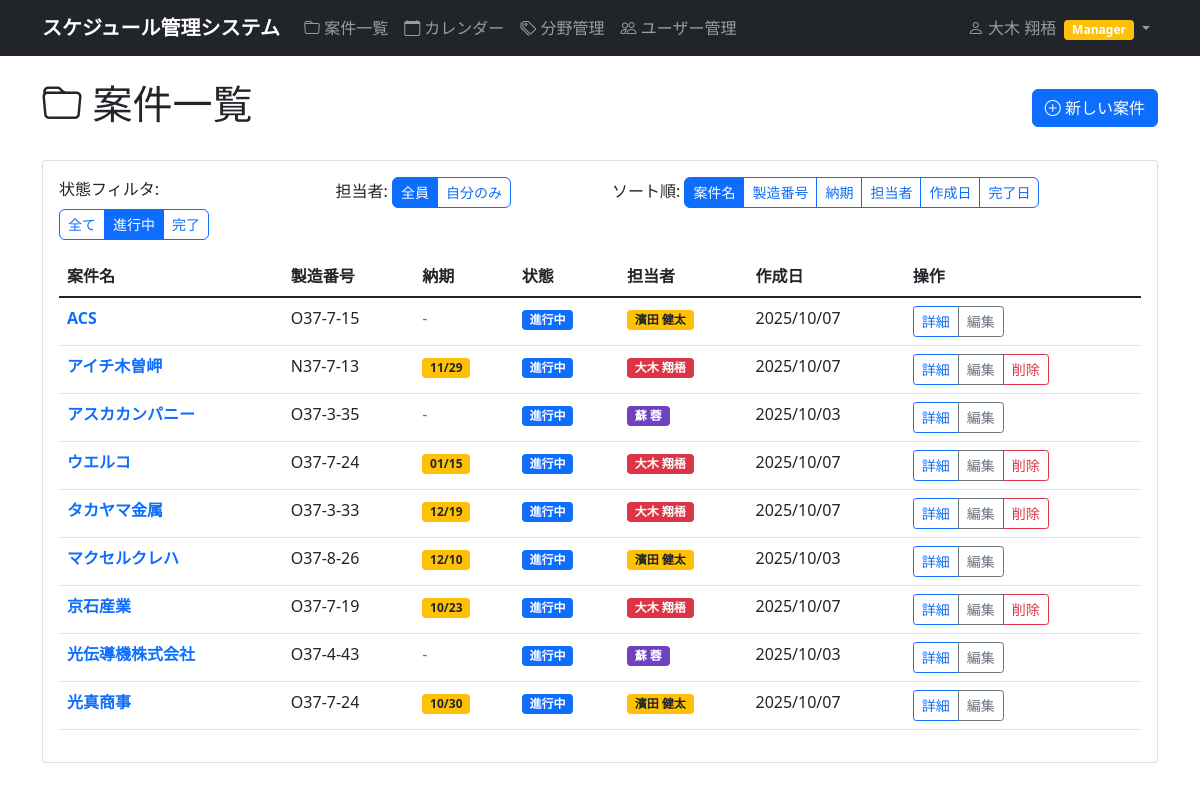
The app's page /schedule/projects/ (signed in) with its own data.
### accounts/models.py (models this page shows, shortened)
class CustomUser(AbstractUser):
    email = models.EmailField('メールアドレス', blank=True, null=True)
    department = models.CharField('部署', max_length=100, blank=True)
    phone = models.CharField('電話番号', max_length=20, blank=True)
    is_manager = models.BooleanField('マネージャー権限', default=False)
    is_viewer = models.BooleanField('閲覧者権限', default=False, help_text='全員の案件を閲覧できますが編集はできません')
    class Meta:
        verbose_name = 'ユーザー'
        verbose_name_plural = 'ユーザー'

### schedule/models.py (models this page shows, shortened)
class Project(models.Model):
    name = models.CharField('案件名', max_length=200)
    manufacturing_number = models.CharField('製造番号', max_length=100)
    due_date = models.DateField('納期', null=True, blank=True)
    description = models.TextField('詳細', blank=True)
    is_completed = models.BooleanField('完了フラグ', default=False)
    completed_at = models.DateTimeField('完了日時', null=True, blank=True)
    created_by = models.ForeignKey(User, on_delete=models.CASCADE, verbose_name='登録者', related_name='created_projects')
    assigned_to = models.ForeignKey(User, on_delete=models.CASCADE, verbose_name='担当者', related_name='assigned_projects')
    created_at = models.DateTimeField(auto_now_add=True)
    updated_at = models.DateTimeField(auto_now=True)
    class Meta:
        verbose_name = '案件'
        verbose_name_plural = '案件'
    def has_schedules(self):
        return self.schedule_set.exists()
    def can_be_deleted(self):
        return not self.has_schedules()

### schedule/views.py (the view)
# urls.py: path('projects/', views.project_list, name='project_list'),
@login_required
@never_cache
def project_list(request):
    if request.user.is_manager or request.user.is_superuser:
        projects = Project.objects.all().select_related('created_by', 'assigned_to')
        assignee_filter = request.GET.get('assignee', 'all')
        if assignee_filter == 'me':
            projects = projects.filter(assigned_to=request.user)
    elif request.user.is_viewer:
        projects = Project.objects.all().select_related('created_by', 'assigned_to')
        assignee_filter = 'all'  # 閲覧者には担当者フィルタは関係ない
    else:
        projects = Project.objects.filter(
            Q(created_by=request.user) | Q(assigned_to=request.user)
        ).select_related('created_by', 'assigned_to').distinct()
        assignee_filter = 'all'  # 一般ユーザーには関係ない
    status_filter = request.GET.get('status', 'active')
    if status_filter == 'completed':
        projects = projects.filter(is_completed=True)
    elif status_filter == 'active':
        projects = projects.filter(is_completed=False)
    sort_by = request.GET.get('sort', 'name')
    if sort_by == 'assigned_to':
        projects = projects.order_by('assigned_to__last_name', 'assigned_to__first_name', 'assigned_to__username')
    elif sort_by == 'manufacturing_number':
        projects = projects.order_by('manufacturing_number')
    elif sort_by == 'due_date':
        projects = projects.order_by('due_date')
    elif sort_by == 'created_at':
        projects = projects.order_by('-created_at')
    elif sort_by == 'completed_at':
        projects = projects.order_by('-completed_at')
    else:
        projects = projects.order_by('name')
    colors = ['#007bff', '#28a745', '#dc3545', '#ffc107', '#6f42c1', '#fd7e14', '#20c997', '#e83e8c', '#6c757d', '#17a2b8']
    for project in projects:
        assigned_color_index = (project.assigned_to.id % 10) if project.assigned_to else 0
        project.assigned_bg_color = colors[assigned_color_index]
        project.assigned_text_color = '#212529' if assigned_color_index == 3 else '#ffffff'  # 黄色の場合は黒文字
    return render(request, 'schedule/project_list.html', {
        'projects': projects,
        'current_sort': sort_by,
        'current_status': status_filter,
        'current_assignee': assignee_filter,
    })

### templates/schedule/project_list.html (shortened to what this page needs)
{% extends "base.html" %}
{% load calendar_filters %}
{% block content %}
<div class="row">
    <div class="col-md-12">
        <div class="d-flex justify-content-between align-items-center mb-4">
            <h1>
                <i class="bi bi-folder"></i> 案件一覧
            </h1>
            {% if not user.is_viewer %}
            <a href="{% url 'schedule:project_create' %}" class="btn btn-primary">
                <i class="bi bi-plus-circle"></i> 新しい案件
            </a>
            {% endif %}
        </div>
    </div>
</div>
<div class="row">
    <div class="col-md-12">
        <div class="card">
            <div class="card-body">
                <div class="row mb-3">
                    <div class="col-md-3">
                        <label class="form-label">状態フィルタ:</label>
                        <div class="btn-group" role="group">
                            <a href="?status=all" class="btn {% if current_status == 'all' %}btn-primary{% else %}btn-outline-primary{% endif %} btn-sm">全て</a>
                            <a href="?status=active" class="btn {% if current_status == 'active' %}btn-primary{% else %}btn-outline-primary{% endif %} btn-sm">進行中</a>
                            <a href="?status=completed" class="btn {% if current_status == 'completed' %}btn-primary{% else %}btn-outline-primary{% endif %} btn-sm">完了</a>
                        </div>
                    </div>
                    {% if user.is_manager or user.is_superuser %}
                    <div class="col-md-3">
                        <label class="form-label">担当者:</label>
                        <div class="btn-group" role="group">
                            <a href="?assignee=all{% if current_status != 'all' %}&status={{ current_status }}{% endif %}{% if current_sort != 'name' %}&sort={{ current_sort }}{% endif %}" class="btn {% if current_assignee == 'all' or current_assignee == '' %}btn-primary{% else %}btn-outline-primary{% endif %} btn-sm">全員</a>
                            <a href="?assignee=me{% if current_status != 'all' %}&status={{ current_status }}{% endif %}{% if current_sort != 'name' %}&sort={{ current_sort }}{% endif %}" class="btn {% if current_assignee == 'me' %}btn-primary{% else %}btn-outline-primary{% endif %} btn-sm">自分のみ</a>
                        </div>
                    </div>
                    {% elif user.is_viewer %}
                    <div class="col-md-3">
                        <label class="form-label">権限:</label>
                        <span class="badge bg-info">閲覧のみ</span>
                    </div>
                    {% endif %}
                    <div class="col-md-6">
                        <label class="form-label">ソート順:</label>
                        <div class="btn-group" role="group">
                            <a href="?sort=name{% if current_status %}&status={{ current_status }}{% endif %}" class="btn {% if current_sort == 'name' %}btn-primary{% else %}btn-outline-primary{% endif %} btn-sm">案件名</a>
                            <a href="?sort=manufacturing_number{% if current_status %}&status={{ current_status }}{% endif %}" class="btn {% if current_sort == 'manufacturing_number' %}btn-primary{% else %}btn-outline-primary{% endif %} btn-sm">製造番号</a>
                            <a href="?sort=due_date{% if current_status %}&status={{ current_status }}{% endif %}" class="btn {% if current_sort == 'due_date' %}btn-primary{% else %}btn-outline-primary{% endif %} btn-sm">納期</a>
                            <a href="?sort=assigned_to{% if current_status %}&status={{ current_status }}{% endif %}" class="btn {% if current_sort == 'assigned_to' %}btn-primary{% else %}btn-outline-primary{% endif %} btn-sm">担当者</a>
                            <a href="?sort=created_at{% if current_status %}&status={{ current_status }}{% endif %}" class="btn {% if current_sort == 'created_at' %}btn-primary{% else %}btn-outline-primary{% endif %} btn-sm">作成日</a>
                            <a href="?sort=completed_at{% if current_status %}&status={{ current_status }}{% endif %}" class="btn {% if current_sort == 'completed_at' %}btn-primary{% else %}btn-outline-primary{% endif %} btn-sm">完了日</a>
                        </div>
                    </div>
                </div>
                {% if projects %}
                    <div class="table-responsive">
                        <table class="table table-hover">
                            <thead>
                                <tr>
                                    <th>案件名</th>
                                    <th>製造番号</th>
                                    <th>納期</th>
                                    <th>状態</th>
                                    <th>担当者</th>
                                    <th>作成日</th>
                                    <th>操作</th>
                                </tr>
                            </thead>
                            <tbody>
                                {% for project in projects %}
                                <tr>
                                    <td>
                                        <a href="{% url 'schedule:project_detail' project.pk %}" class="text-decoration-none fw-bold">
                                            {{ project.name }}
                                        </a>
                                    </td>
                                    <td>{{ project.manufacturing_number }}</td>
                                    <td>
                                        {% if project.due_date %}
                                            <span class="badge bg-warning text-dark">{{ project.due_date|date:"m/d" }}</span>
                                        {% else %}
                                            <span class="text-muted">-</span>
                                        {% endif %}
                                    </td>
                                    <td>
                                        {% if project.is_completed %}
                                            <span class="badge bg-danger">完了</span>
                                        {% else %}
                                            <span class="badge bg-primary">進行中</span>
                                        {% endif %}
                                    </td>
                                    <td>
                                        <span class="badge" style="background-color: {{ project.assigned_bg_color }}; color: {{ project.assigned_text_color }};">{% if project.assigned_to.first_name or project.assigned_to.last_name %}{{ project.assigned_to.last_name }} {{ project.assigned_to.first_name }}{% else %}{{ project.assigned_to.username }}{% endif %}</span>
                                    </td>
                                    <td>{{ project.created_at|date:"Y/m/d" }}</td>
                                    <td>
                                        <div class="btn-group btn-group-sm">
                                            <a href="{% url 'schedule:project_detail' project.pk %}" class="btn btn-outline-primary">
                                                詳細
                                            </a>
                                            {% if not user.is_viewer %}
                                                {% if project.created_by == user or user.is_manager or user.is_superuser %}
                                            <a href="{% url 'schedule:project_edit' project.pk %}" class="btn btn-outline-secondary">
                                                編集
                                            </a>
                                                    {% if project.can_be_deleted %}
                                            <a href="{% url 'schedule:project_delete' project.pk %}" class="btn btn-outline-danger" onclick="return confirm('この案件を削除しますか？スケジュールが登録されている案件は削除できません。')">
                                                削除
                                            </a>
                                                    {% endif %}
                                                {% endif %}
                                            {% endif %}
                                        </div>
                                    </td>
                                </tr>
                                {% endfor %}
                            </tbody>
                        </table>
                    </div>
                {% endif %}
            </div>
        </div>
    </div>
</div>
{% endblock %}

### templates/base.html (shortened to what this page needs)
<!DOCTYPE html>
<head>
    <link href="https://cdn.jsdelivr.net/npm/bootstrap@5.1.3/dist/css/bootstrap.min.css" rel="stylesheet">
    <link rel="stylesheet" href="https://cdn.jsdelivr.net/npm/bootstrap-icons@1.7.2/font/bootstrap-icons.css">
    {% load static %}
    <link rel="stylesheet" href="{% static 'css/style.css' %}">
</head>
<body>
    <nav class="navbar navbar-expand-lg navbar-dark bg-dark">
        <div class="container">
                        <a class="navbar-brand" href="{% url 'schedule:project_list' %}">
                スケジュール管理システム
            </a>
            {% if user.is_authenticated %}
            <div class="collapse navbar-collapse" id="navbarNav">
                <ul class="navbar-nav me-auto">
                    <li class="nav-item">
                        <a class="nav-link" href="{% url 'schedule:project_list' %}">
                            <i class="bi bi-folder"></i> 案件一覧
                        </a>
                    </li>
                    <li class="nav-item">
                        <a class="nav-link" href="{% url 'schedule:calendar' %}">
                            <i class="bi bi-calendar"></i> カレンダー
                        </a>
                    </li>
                    <li class="nav-item">
                        <a class="nav-link" href="{% url 'schedule:field_list' %}">
                            <i class="bi bi-tags"></i> 分野管理
                        </a>
                    </li>
                    {% if user.is_manager or user.is_superuser %}
                    <li class="nav-item">
                        <a class="nav-link" href="{% url 'accounts:user_list' %}">
                            <i class="bi bi-people"></i> ユーザー管理
                        </a>
                    </li>
                    {% endif %}
                </ul>
                <ul class="navbar-nav">
                    <li class="nav-item dropdown">
                        <a class="nav-link dropdown-toggle" href="#" role="button" data-bs-toggle="dropdown">
                            <i class="bi bi-person"></i> {% if user.first_name or user.last_name %}{{ user.last_name }} {{ user.first_name }}{% else %}{{ user.username }}{% endif %}
                            {% if user.is_manager %}<span class="badge bg-warning ms-1">Manager</span>{% endif %}
                        </a>
                    </li>
                </ul>
            </div>
            {% endif %}
        </div>
    </nav>
    <main class="container mt-4">
        {% block content %}
        {% endblock %}
    </main>
</body>
</html>

### static/css/style.css (style rules this page uses)
.navbar-brand { font-weight: bold; }
.btn { border-radius: 0.375rem; font-weight: 500; }
.badge { font-size: 0.75em; }

### records on screen
CustomUser: last_name "大木", first_name "翔梧"
Project: name "ACS", manufacturing_number "O37-7-15", is_completed "進行中", assigned_to.last_name "濱田", assigned_to.first_name "健太", created_at "2025/10/07", shows "編集"
Project: name "アイチ木曽岬", manufacturing_number "N37-7-13", due_date "11/29", is_completed "進行中", assigned_to.last_name "大木", assigned_to.first_name "翔梧", created_at "2025/10/07", shows "編集", shows "削除"
Project: name "アスカカンパニー", manufacturing_number "O37-3-35", is_completed "進行中", assigned_to.last_name "蘇", assigned_to.first_name "蓉", created_at "2025/10/03", shows "編集"
Project: name "ウエルコ", manufacturing_number "O37-7-24", due_date "01/15", is_completed "進行中", assigned_to.last_name "大木", assigned_to.first_name "翔梧", created_at "2025/10/07", shows "編集", shows "削除"
Project: name "タカヤマ金属", manufacturing_number "O37-3-33", due_date "12/19", is_completed "進行中", assigned_to.last_name "大木", assigned_to.first_name "翔梧", created_at "2025/10/07", shows "編集", shows "削除"
Project: name "マクセルクレハ", manufacturing_number "O37-8-26", due_date "12/10", is_completed "進行中", assigned_to.last_name "濱田", assigned_to.first_name "健太", created_at "2025/10/03", shows "編集"
Project: name "京石産業", manufacturing_number "O37-7-19", due_date "10/23", is_completed "進行中", assigned_to.last_name "大木", assigned_to.first_name "翔梧", created_at "2025/10/07", shows "編集", shows "削除"
Project: name "光伝導機株式会社", manufacturing_number "O37-4-43", is_completed "進行中", assigned_to.last_name "蘇", assigned_to.first_name "蓉", created_at "2025/10/03", shows "編集"
Project: name "光真商事", manufacturing_number "O37-7-24", due_date "10/30", is_completed "進行中", assigned_to.last_name "濱田", assigned_to.first_name "健太", created_at "2025/10/07", shows "編集"
